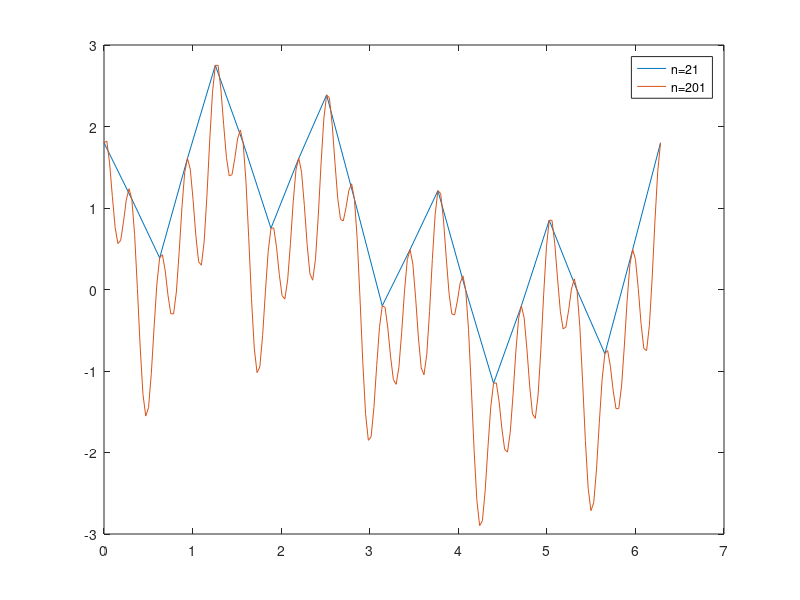

Source code (MATLAB):
n=3
x = linspace(0,2*pi,n)
y = sin(x)

plot(x,y)
title('n vs sin(x)')
xlabel('x')
ylabel('sin(x)')
hold on
n = 7
x = linspace(0,2*pi,n)
plot(x,sin(x))
n=21
x = linspace(0,2*pi,n)
plot(x,sin(x))
hold off
legend('n=3','n=7','n=21')

%%
t = linspace(0,2*pi,21)
y = sin(t)+cos(5*t)+0.5*sin(10*t)+0.8*cos(20*t)
plot(t,y)
hold on
t = linspace(0,2*pi,201)
y = sin(t)+cos(5*t)+0.5*sin(10*t)+0.8*cos(20*t)
plot(t,y)
hold off
legend('n=21','n=201')
%The apexes of the response when n=201 just touch the bottom
%of the response when n=21.